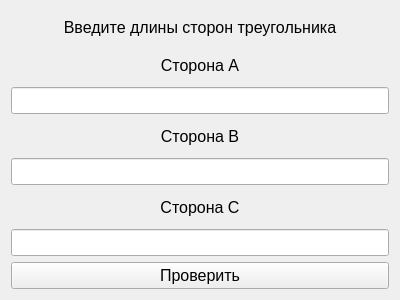
<?xml version="1.0" encoding="UTF-8"?>
<ui version="4.0">
 <class>Form</class>
 <widget class="QWidget" name="Form">
  <property name="geometry">
   <rect>
    <x>0</x>
    <y>0</y>
    <width>400</width>
    <height>300</height>
   </rect>
  </property>
  <property name="windowTitle">
   <string>Form</string>
  </property>
  <layout class="QVBoxLayout" name="verticalLayout">
   <item>
    <widget class="QLabel" name="main_label">
     <property name="font">
      <font>
       <pointsize>12</pointsize>
      </font>
     </property>
     <property name="text">
      <string>Введите длины сторон треугольника</string>
     </property>
     <property name="alignment">
      <set>Qt::AlignCenter</set>
     </property>
    </widget>
   </item>
   <item>
    <widget class="QLabel" name="side_a_label">
     <property name="font">
      <font>
       <pointsize>12</pointsize>
      </font>
     </property>
     <property name="text">
      <string>Сторона A</string>
     </property>
     <property name="alignment">
      <set>Qt::AlignCenter</set>
     </property>
    </widget>
   </item>
   <item>
    <widget class="QLineEdit" name="side_a_input">
     <property name="font">
      <font>
       <pointsize>12</pointsize>
      </font>
     </property>
    </widget>
   </item>
   <item>
    <widget class="QLabel" name="side_b_label">
     <property name="font">
      <font>
       <pointsize>12</pointsize>
      </font>
     </property>
     <property name="text">
      <string>Сторона B</string>
     </property>
     <property name="alignment">
      <set>Qt::AlignCenter</set>
     </property>
    </widget>
   </item>
   <item>
    <widget class="QLineEdit" name="side_b_input">
     <property name="font">
      <font>
       <pointsize>12</pointsize>
      </font>
     </property>
    </widget>
   </item>
   <item>
    <widget class="QLabel" name="side_c_label">
     <property name="font">
      <font>
       <pointsize>12</pointsize>
      </font>
     </property>
     <property name="text">
      <string>Сторона С</string>
     </property>
     <property name="alignment">
      <set>Qt::AlignCenter</set>
     </property>
    </widget>
   </item>
   <item>
    <widget class="QLineEdit" name="side_c_input">
     <property name="font">
      <font>
       <pointsize>12</pointsize>
      </font>
     </property>
    </widget>
   </item>
   <item>
    <widget class="QPushButton" name="commit_button">
     <property name="font">
      <font>
       <pointsize>12</pointsize>
      </font>
     </property>
     <property name="text">
      <string>Проверить</string>
     </property>
    </widget>
   </item>
  </layout>
 </widget>
 <resources/>
 <connections/>
</ui>
